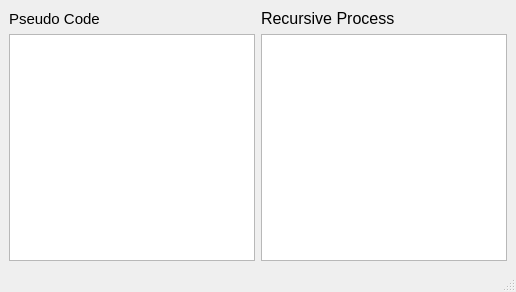
<?xml version="1.0" encoding="UTF-8"?>
<ui version="4.0">
 <class>pseudo</class>
 <widget class="QMainWindow" name="pseudo">
  <property name="geometry">
   <rect>
    <x>0</x>
    <y>0</y>
    <width>516</width>
    <height>292</height>
   </rect>
  </property>
  <property name="windowTitle">
   <string>MainWindow</string>
  </property>
  <property name="styleSheet">
   <string notr="true"/>
  </property>
  <widget class="QWidget" name="centralwidget">
   <layout class="QVBoxLayout" name="verticalLayout">
    <item>
     <layout class="QGridLayout" name="gridLayout_2">
      <item row="1" column="3">
       <widget class="QTextBrowser" name="textBrowser"/>
      </item>
      <item row="1" column="2">
       <widget class="QTextBrowser" name="textBrowser_2"/>
      </item>
      <item row="0" column="3">
       <widget class="QLabel" name="label_2">
        <property name="text">
         <string>&lt;html&gt;&lt;head/&gt;&lt;body&gt;&lt;p&gt;&lt;span style=&quot; font-size:12pt;&quot;&gt;Recursive Process&lt;/span&gt;&lt;/p&gt;&lt;/body&gt;&lt;/html&gt;</string>
        </property>
       </widget>
      </item>
      <item row="1" column="0">
       <layout class="QHBoxLayout" name="horizontalLayout"/>
      </item>
      <item row="0" column="2">
       <widget class="QLabel" name="label">
        <property name="font">
         <font>
          <pointsize>11</pointsize>
         </font>
        </property>
        <property name="text">
         <string>Pseudo Code</string>
        </property>
       </widget>
      </item>
     </layout>
    </item>
   </layout>
  </widget>
  <widget class="QMenuBar" name="menubar">
   <property name="geometry">
    <rect>
     <x>0</x>
     <y>0</y>
     <width>516</width>
     <height>22</height>
    </rect>
   </property>
  </widget>
  <widget class="QStatusBar" name="statusbar"/>
 </widget>
 <resources/>
 <connections/>
</ui>
